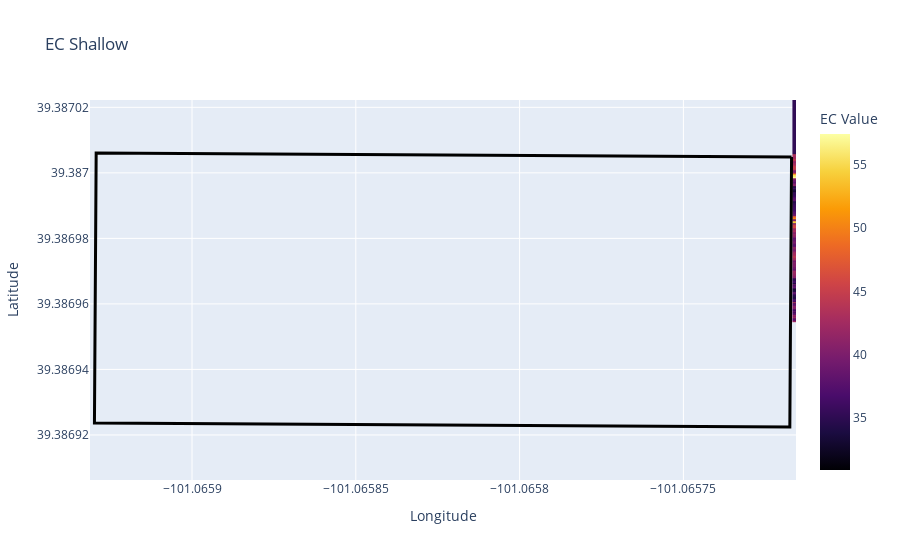

Notebook code cell kept with this figure:
### Markdown cell above
import plotly.graph_objects as go
import numpy as np
import xarray as xr

# Set up Plotly figure
fig = go.Figure()

# Convert boundary data to list to make it compatible with Plotly
boundary_x, boundary_y = map(list, plot_boundary.loc[0, 'geometry'].boundary.xy)
fig.add_trace(go.Scatter(x=boundary_x, y=boundary_y, mode='lines', line=dict(color='black', width=3), name='Boundary'))

# Generate EC_shallow data by applying the clip function and extracting the NumPy array
ec_shallow_data = plot_boundary.apply(
    lambda row: clip_fn(row, ec_raster_shallow).values if isinstance(clip_fn(row, ec_raster_shallow), xr.DataArray) 
    else clip_fn(row, ec_raster_shallow), 
    axis=1
)

# Flatten each array in ec_shallow_data if necessary
ec_shallow_data_flattened = [np.array(data).flatten() if isinstance(data, (np.ndarray, list)) else np.array([data]) for data in ec_shallow_data]

# Pad or reshape to ensure each entry has the same length
max_length = max(len(data) for data in ec_shallow_data_flattened)
ec_shallow_data_padded = np.array([np.pad(data, (0, max_length - len(data)), mode='constant', constant_values=np.nan) for data in ec_shallow_data_flattened])

# Plot the EC_shallow data as a heatmap
fig.add_trace(go.Heatmap(
    z=ec_shallow_data_padded,
    colorscale='Inferno',
    name='EC Shallow',
    colorbar=dict(title='EC Value')
))

# Update layout with title and axis labels
fig.update_layout(
    title='EC Shallow',
    xaxis_title='Longitude',
    yaxis_title='Latitude',
    xaxis=dict(scaleanchor="y", scaleratio=1),
)

# Show plot
fig.show()

### Code cell
import plotly.graph_objects as go
import numpy as np
import xarray as xr

# Set up Plotly figure
fig = go.Figure()

# Convert boundary data to list to make it compatible with Plotly
boundary_x, boundary_y = map(list, plot_boundary.loc[0, 'geometry'].boundary.xy)
fig.add_trace(go.Scatter(x=boundary_x, y=boundary_y, mode='lines', line=dict(color='black', width=3), name='Boundary'))

# Generate EC_shallow data by applying the clip function and extracting the NumPy array
ec_shallow_data = plot_boundary.apply(
    lambda row: clip_fn(row, ec_raster_shallow).values if isinstance(clip_fn(row, ec_raster_shallow), xr.DataArray) 
    else clip_fn(row, ec_raster_shallow), 
    axis=1
)

# Convert ec_shallow_data to a 2D NumPy array for Heatmap plotting, if necessary
ec_shallow_data_flattened = [np.array(data).flatten() if isinstance(data, (np.ndarray, list)) else np.array([data]) for data in ec_shallow_data]
max_length = max(len(data) for data in ec_shallow_data_flattened)
ec_shallow_data_padded = np.array([np.pad(data, (0, max_length - len(data)), mode='constant', constant_values=np.nan) for data in ec_shallow_data_flattened])

# Plot the EC_shallow data as a heatmap
fig.add_trace(go.Heatmap(
    z=ec_shallow_data_padded,
    colorscale='Inferno',
    name='EC Shallow',
    colorbar=dict(title='EC Value'),
    x=boundary_x,  # Use boundary_x as longitude
    y=boundary_y   # Use boundary_y as latitude
))

# Set the axis range to zoom in on the specific area of interest
fig.update_xaxes(range=[min(boundary_x), max(boundary_x)])
fig.update_yaxes(range=[min(boundary_y), max(boundary_y)])

# Update layout with title and axis labels
fig.update_layout(
    title='EC Shallow',
    xaxis_title='Longitude',
    yaxis_title='Latitude',
    xaxis=dict(scaleanchor="y", scaleratio=1),
)

# Show plot
fig.show()

### Figure 1 — Plotly figure (JSON) as saved in the notebook; plotly's stock layout.template omitted (floating-point values rounded to 4 significant figures; data arrays with more than 128 entries replaced by an {"elided": "..."} marker saying what was removed)
{"data": [{"line": {"color": "black", "width": 3}, "mode": "lines", "name": "Boundary", "type": "scatter", "x": [-101.1, -101.1, -101.1, -101.1, -101.1, -101.1, -101.1, -101.1, -101.1], "y": [39.39, 39.39, 39.39, 39.39, 39.39, 39.39, 39.39, 39.39, 39.39]}, {"colorbar": {"title": {"text": "EC Value"}}, "colorscale": [[0, "#000004"], [0.1111, "#1b0c41"], [0.2222, "#4a0c6b"], [0.3333, "#781c6d"], [0.4444, "#a52c60"], [0.5556, "#cf4446"], [0.6667, "#ed6925"], [0.7778, "#fb9b06"], [0.8889, "#f7d13d"], [1, "#fcffa4"]], "name": "EC Shallow", "type": "heatmap", "x": [-101.1, -101.1, -101.1, -101.1, -101.1, -101.1, -101.1, -101.1, -101.1], "y": [39.39, 39.39, 39.39, 39.39, 39.39, 39.39, 39.39, 39.39, 39.39], "z": {"elided": "138x15 float values"}}], "layout": {"title": {"text": "EC Shallow"}, "xaxis": {"range": [-101.1, -101.1], "scaleanchor": "y", "scaleratio": 1, "title": {"text": "Longitude"}}, "yaxis": {"range": [39.39, 39.39], "title": {"text": "Latitude"}}}}
